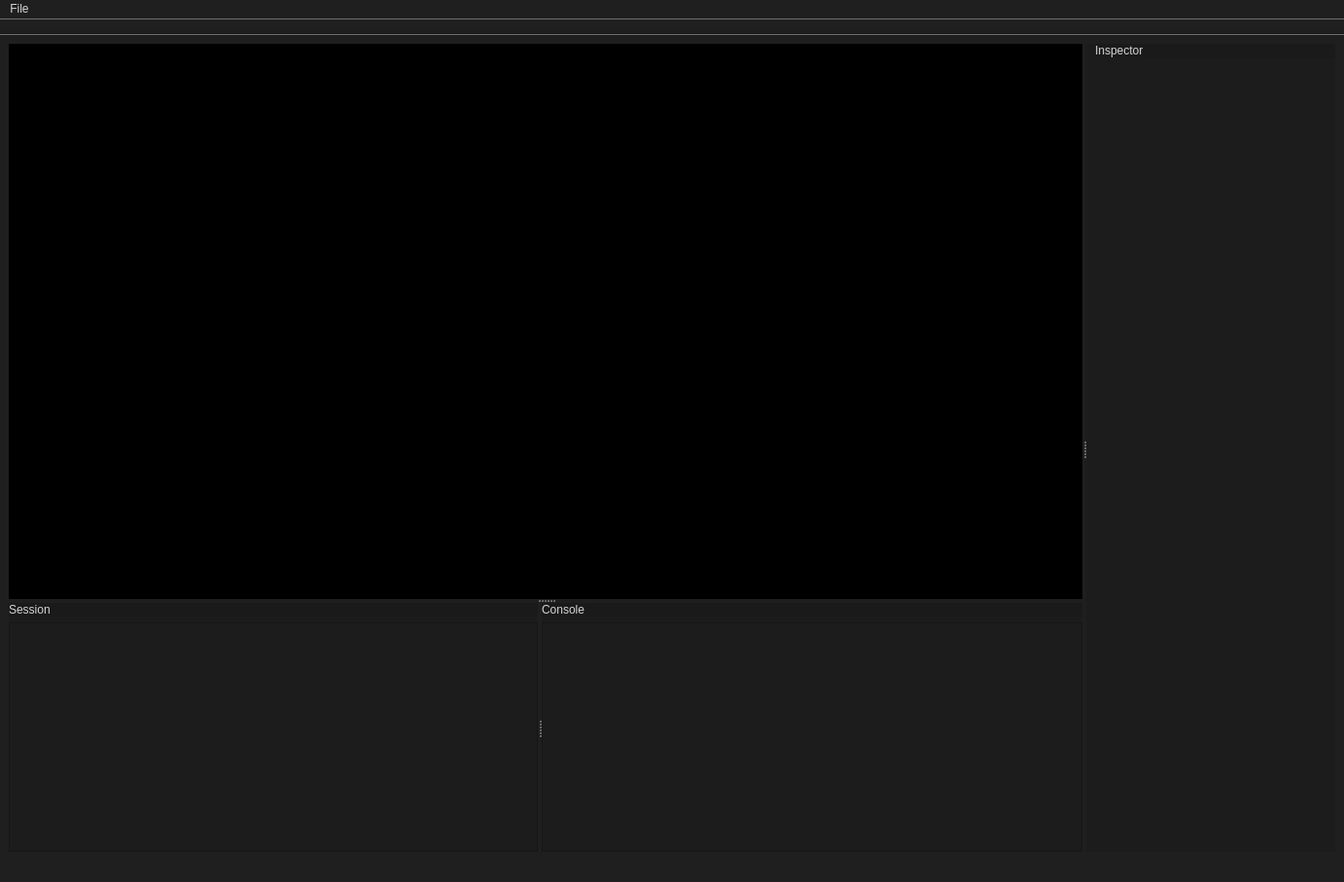
<?xml version="1.0" encoding="UTF-8"?>
<ui version="4.0">
 <class>MainWindow</class>
 <widget class="QMainWindow" name="MainWindow">
  <property name="geometry">
   <rect>
    <x>0</x>
    <y>0</y>
    <width>1382</width>
    <height>907</height>
   </rect>
  </property>
  <property name="palette">
   <palette>
    <active>
     <colorrole role="WindowText">
      <brush brushstyle="SolidPattern">
       <color alpha="255">
        <red>255</red>
        <green>255</green>
        <blue>255</blue>
       </color>
      </brush>
     </colorrole>
     <colorrole role="Button">
      <brush brushstyle="SolidPattern">
       <color alpha="255">
        <red>31</red>
        <green>31</green>
        <blue>31</blue>
       </color>
      </brush>
     </colorrole>
     <colorrole role="Light">
      <brush brushstyle="SolidPattern">
       <color alpha="255">
        <red>46</red>
        <green>46</green>
        <blue>46</blue>
       </color>
      </brush>
     </colorrole>
     <colorrole role="Midlight">
      <brush brushstyle="SolidPattern">
       <color alpha="255">
        <red>38</red>
        <green>38</green>
        <blue>38</blue>
       </color>
      </brush>
     </colorrole>
     <colorrole role="Dark">
      <brush brushstyle="SolidPattern">
       <color alpha="255">
        <red>15</red>
        <green>15</green>
        <blue>15</blue>
       </color>
      </brush>
     </colorrole>
     <colorrole role="Mid">
      <brush brushstyle="SolidPattern">
       <color alpha="255">
        <red>21</red>
        <green>21</green>
        <blue>21</blue>
       </color>
      </brush>
     </colorrole>
     <colorrole role="Text">
      <brush brushstyle="SolidPattern">
       <color alpha="255">
        <red>255</red>
        <green>255</green>
        <blue>255</blue>
       </color>
      </brush>
     </colorrole>
     <colorrole role="BrightText">
      <brush brushstyle="SolidPattern">
       <color alpha="255">
        <red>255</red>
        <green>255</green>
        <blue>255</blue>
       </color>
      </brush>
     </colorrole>
     <colorrole role="ButtonText">
      <brush brushstyle="SolidPattern">
       <color alpha="255">
        <red>255</red>
        <green>255</green>
        <blue>255</blue>
       </color>
      </brush>
     </colorrole>
     <colorrole role="Base">
      <brush brushstyle="SolidPattern">
       <color alpha="255">
        <red>31</red>
        <green>31</green>
        <blue>31</blue>
       </color>
      </brush>
     </colorrole>
     <colorrole role="Window">
      <brush brushstyle="SolidPattern">
       <color alpha="255">
        <red>31</red>
        <green>31</green>
        <blue>31</blue>
       </color>
      </brush>
     </colorrole>
     <colorrole role="Shadow">
      <brush brushstyle="SolidPattern">
       <color alpha="255">
        <red>0</red>
        <green>0</green>
        <blue>0</blue>
       </color>
      </brush>
     </colorrole>
     <colorrole role="AlternateBase">
      <brush brushstyle="SolidPattern">
       <color alpha="255">
        <red>15</red>
        <green>15</green>
        <blue>15</blue>
       </color>
      </brush>
     </colorrole>
     <colorrole role="ToolTipBase">
      <brush brushstyle="SolidPattern">
       <color alpha="255">
        <red>255</red>
        <green>255</green>
        <blue>220</blue>
       </color>
      </brush>
     </colorrole>
     <colorrole role="ToolTipText">
      <brush brushstyle="SolidPattern">
       <color alpha="255">
        <red>255</red>
        <green>255</green>
        <blue>255</blue>
       </color>
      </brush>
     </colorrole>
     <colorrole role="PlaceholderText">
      <brush brushstyle="SolidPattern">
       <color alpha="127">
        <red>255</red>
        <green>255</green>
        <blue>255</blue>
       </color>
      </brush>
     </colorrole>
     <colorrole role="Accent">
      <brush brushstyle="SolidPattern">
       <color alpha="255">
        <red>0</red>
        <green>0</green>
        <blue>0</blue>
       </color>
      </brush>
     </colorrole>
    </active>
    <inactive>
     <colorrole role="WindowText">
      <brush brushstyle="SolidPattern">
       <color alpha="255">
        <red>255</red>
        <green>255</green>
        <blue>255</blue>
       </color>
      </brush>
     </colorrole>
     <colorrole role="Button">
      <brush brushstyle="SolidPattern">
       <color alpha="255">
        <red>31</red>
        <green>31</green>
        <blue>31</blue>
       </color>
      </brush>
     </colorrole>
     <colorrole role="Light">
      <brush brushstyle="SolidPattern">
       <color alpha="255">
        <red>46</red>
        <green>46</green>
        <blue>46</blue>
       </color>
      </brush>
     </colorrole>
     <colorrole role="Midlight">
      <brush brushstyle="SolidPattern">
       <color alpha="255">
        <red>38</red>
        <green>38</green>
        <blue>38</blue>
       </color>
      </brush>
     </colorrole>
     <colorrole role="Dark">
      <brush brushstyle="SolidPattern">
       <color alpha="255">
        <red>15</red>
        <green>15</green>
        <blue>15</blue>
       </color>
      </brush>
     </colorrole>
     <colorrole role="Mid">
      <brush brushstyle="SolidPattern">
       <color alpha="255">
        <red>21</red>
        <green>21</green>
        <blue>21</blue>
       </color>
      </brush>
     </colorrole>
     <colorrole role="Text">
      <brush brushstyle="SolidPattern">
       <color alpha="255">
        <red>255</red>
        <green>255</green>
        <blue>255</blue>
       </color>
      </brush>
     </colorrole>
     <colorrole role="BrightText">
      <brush brushstyle="SolidPattern">
       <color alpha="255">
        <red>255</red>
        <green>255</green>
        <blue>255</blue>
       </color>
      </brush>
     </colorrole>
     <colorrole role="ButtonText">
      <brush brushstyle="SolidPattern">
       <color alpha="255">
        <red>255</red>
        <green>255</green>
        <blue>255</blue>
       </color>
      </brush>
     </colorrole>
     <colorrole role="Base">
      <brush brushstyle="SolidPattern">
       <color alpha="255">
        <red>31</red>
        <green>31</green>
        <blue>31</blue>
       </color>
      </brush>
     </colorrole>
     <colorrole role="Window">
      <brush brushstyle="SolidPattern">
       <color alpha="255">
        <red>31</red>
        <green>31</green>
        <blue>31</blue>
       </color>
      </brush>
     </colorrole>
     <colorrole role="Shadow">
      <brush brushstyle="SolidPattern">
       <color alpha="255">
        <red>0</red>
        <green>0</green>
        <blue>0</blue>
       </color>
      </brush>
     </colorrole>
     <colorrole role="AlternateBase">
      <brush brushstyle="SolidPattern">
       <color alpha="255">
        <red>15</red>
        <green>15</green>
        <blue>15</blue>
       </color>
      </brush>
     </colorrole>
     <colorrole role="ToolTipBase">
      <brush brushstyle="SolidPattern">
       <color alpha="255">
        <red>255</red>
        <green>255</green>
        <blue>220</blue>
       </color>
      </brush>
     </colorrole>
     <colorrole role="ToolTipText">
      <brush brushstyle="SolidPattern">
       <color alpha="255">
        <red>255</red>
        <green>255</green>
        <blue>255</blue>
       </color>
      </brush>
     </colorrole>
     <colorrole role="PlaceholderText">
      <brush brushstyle="SolidPattern">
       <color alpha="127">
        <red>255</red>
        <green>255</green>
        <blue>255</blue>
       </color>
      </brush>
     </colorrole>
     <colorrole role="Accent">
      <brush brushstyle="SolidPattern">
       <color alpha="255">
        <red>0</red>
        <green>0</green>
        <blue>0</blue>
       </color>
      </brush>
     </colorrole>
    </inactive>
    <disabled>
     <colorrole role="WindowText">
      <brush brushstyle="SolidPattern">
       <color alpha="255">
        <red>15</red>
        <green>15</green>
        <blue>15</blue>
       </color>
      </brush>
     </colorrole>
     <colorrole role="Button">
      <brush brushstyle="SolidPattern">
       <color alpha="255">
        <red>31</red>
        <green>31</green>
        <blue>31</blue>
       </color>
      </brush>
     </colorrole>
     <colorrole role="Light">
      <brush brushstyle="SolidPattern">
       <color alpha="255">
        <red>46</red>
        <green>46</green>
        <blue>46</blue>
       </color>
      </brush>
     </colorrole>
     <colorrole role="Midlight">
      <brush brushstyle="SolidPattern">
       <color alpha="255">
        <red>38</red>
        <green>38</green>
        <blue>38</blue>
       </color>
      </brush>
     </colorrole>
     <colorrole role="Dark">
      <brush brushstyle="SolidPattern">
       <color alpha="255">
        <red>15</red>
        <green>15</green>
        <blue>15</blue>
       </color>
      </brush>
     </colorrole>
     <colorrole role="Mid">
      <brush brushstyle="SolidPattern">
       <color alpha="255">
        <red>21</red>
        <green>21</green>
        <blue>21</blue>
       </color>
      </brush>
     </colorrole>
     <colorrole role="Text">
      <brush brushstyle="SolidPattern">
       <color alpha="255">
        <red>15</red>
        <green>15</green>
        <blue>15</blue>
       </color>
      </brush>
     </colorrole>
     <colorrole role="BrightText">
      <brush brushstyle="SolidPattern">
       <color alpha="255">
        <red>255</red>
        <green>255</green>
        <blue>255</blue>
       </color>
      </brush>
     </colorrole>
     <colorrole role="ButtonText">
      <brush brushstyle="SolidPattern">
       <color alpha="255">
        <red>15</red>
        <green>15</green>
        <blue>15</blue>
       </color>
      </brush>
     </colorrole>
     <colorrole role="Base">
      <brush brushstyle="SolidPattern">
       <color alpha="255">
        <red>31</red>
        <green>31</green>
        <blue>31</blue>
       </color>
      </brush>
     </colorrole>
     <colorrole role="Window">
      <brush brushstyle="SolidPattern">
       <color alpha="255">
        <red>31</red>
        <green>31</green>
        <blue>31</blue>
       </color>
      </brush>
     </colorrole>
     <colorrole role="Shadow">
      <brush brushstyle="SolidPattern">
       <color alpha="255">
        <red>0</red>
        <green>0</green>
        <blue>0</blue>
       </color>
      </brush>
     </colorrole>
     <colorrole role="AlternateBase">
      <brush brushstyle="SolidPattern">
       <color alpha="255">
        <red>31</red>
        <green>31</green>
        <blue>31</blue>
       </color>
      </brush>
     </colorrole>
     <colorrole role="ToolTipBase">
      <brush brushstyle="SolidPattern">
       <color alpha="255">
        <red>255</red>
        <green>255</green>
        <blue>220</blue>
       </color>
      </brush>
     </colorrole>
     <colorrole role="ToolTipText">
      <brush brushstyle="SolidPattern">
       <color alpha="255">
        <red>255</red>
        <green>255</green>
        <blue>255</blue>
       </color>
      </brush>
     </colorrole>
     <colorrole role="PlaceholderText">
      <brush brushstyle="SolidPattern">
       <color alpha="127">
        <red>15</red>
        <green>15</green>
        <blue>15</blue>
       </color>
      </brush>
     </colorrole>
     <colorrole role="Accent">
      <brush brushstyle="SolidPattern">
       <color alpha="255">
        <red>22</red>
        <green>22</green>
        <blue>22</blue>
       </color>
      </brush>
     </colorrole>
    </disabled>
   </palette>
  </property>
  <property name="windowTitle">
   <string>MainWindow</string>
  </property>
  <property name="styleSheet">
   <string notr="true">background-color: rgb(31, 31, 31);
color: rgb(212, 212, 212);</string>
  </property>
  <widget class="QWidget" name="centralwidget">
   <layout class="QGridLayout" name="gridLayout">
    <item row="0" column="0">
     <widget class="QSplitter" name="splitter_h">
      <property name="orientation">
       <enum>Qt::Horizontal</enum>
      </property>
      <widget class="QSplitter" name="splitter_v">
       <property name="sizePolicy">
        <sizepolicy hsizetype="Expanding" vsizetype="Preferred">
         <horstretch>2</horstretch>
         <verstretch>0</verstretch>
        </sizepolicy>
       </property>
       <property name="orientation">
        <enum>Qt::Vertical</enum>
       </property>
       <widget class="QFrame" name="frame_viewer">
        <property name="sizePolicy">
         <sizepolicy hsizetype="Preferred" vsizetype="Preferred">
          <horstretch>0</horstretch>
          <verstretch>0</verstretch>
         </sizepolicy>
        </property>
        <property name="minimumSize">
         <size>
          <width>512</width>
          <height>256</height>
         </size>
        </property>
        <property name="styleSheet">
         <string notr="true">background-color: rgb(0, 0, 0)</string>
        </property>
        <property name="frameShape">
         <enum>QFrame::StyledPanel</enum>
        </property>
        <property name="frameShadow">
         <enum>QFrame::Raised</enum>
        </property>
       </widget>
       <widget class="QSplitter" name="splitter_subh">
        <property name="minimumSize">
         <size>
          <width>0</width>
          <height>256</height>
         </size>
        </property>
        <property name="orientation">
         <enum>Qt::Horizontal</enum>
        </property>
        <widget class="QFrame" name="left_panel">
         <property name="styleSheet">
          <string notr="true">background-color: rgb(28, 28, 28);</string>
         </property>
         <layout class="QVBoxLayout" name="verticalLayout_3">
          <property name="leftMargin">
           <number>0</number>
          </property>
          <property name="topMargin">
           <number>0</number>
          </property>
          <property name="rightMargin">
           <number>0</number>
          </property>
          <property name="bottomMargin">
           <number>0</number>
          </property>
          <item>
           <widget class="QLabel" name="header_l">
            <property name="sizePolicy">
             <sizepolicy hsizetype="Preferred" vsizetype="Maximum">
              <horstretch>0</horstretch>
              <verstretch>0</verstretch>
             </sizepolicy>
            </property>
            <property name="styleSheet">
             <string notr="true">background-color: rgb(26, 26, 26)</string>
            </property>
            <property name="text">
             <string>Session</string>
            </property>
            <property name="margin">
             <number>2</number>
            </property>
           </widget>
          </item>
          <item>
           <widget class="QFrame" name="content_l">
            <property name="frameShape">
             <enum>QFrame::StyledPanel</enum>
            </property>
            <property name="frameShadow">
             <enum>QFrame::Raised</enum>
            </property>
            <layout class="QGridLayout" name="gridLayout_2">
             <property name="leftMargin">
              <number>0</number>
             </property>
             <property name="topMargin">
              <number>0</number>
             </property>
             <property name="rightMargin">
              <number>0</number>
             </property>
             <property name="bottomMargin">
              <number>0</number>
             </property>
            </layout>
           </widget>
          </item>
         </layout>
        </widget>
        <widget class="QFrame" name="right_panel">
         <property name="styleSheet">
          <string notr="true">background-color: rgb(28, 28, 28)</string>
         </property>
         <layout class="QVBoxLayout" name="verticalLayout_2">
          <property name="leftMargin">
           <number>0</number>
          </property>
          <property name="topMargin">
           <number>0</number>
          </property>
          <property name="rightMargin">
           <number>0</number>
          </property>
          <property name="bottomMargin">
           <number>0</number>
          </property>
          <item>
           <widget class="QLabel" name="header_r">
            <property name="sizePolicy">
             <sizepolicy hsizetype="Preferred" vsizetype="Maximum">
              <horstretch>0</horstretch>
              <verstretch>0</verstretch>
             </sizepolicy>
            </property>
            <property name="styleSheet">
             <string notr="true">background-color: rgb(26, 26, 26)</string>
            </property>
            <property name="text">
             <string>Console</string>
            </property>
            <property name="margin">
             <number>2</number>
            </property>
           </widget>
          </item>
          <item>
           <widget class="QFrame" name="content_r">
            <property name="frameShape">
             <enum>QFrame::StyledPanel</enum>
            </property>
            <property name="frameShadow">
             <enum>QFrame::Raised</enum>
            </property>
           </widget>
          </item>
         </layout>
        </widget>
       </widget>
      </widget>
      <widget class="QFrame" name="widget_sidebar">
       <property name="sizePolicy">
        <sizepolicy hsizetype="Preferred" vsizetype="Preferred">
         <horstretch>0</horstretch>
         <verstretch>0</verstretch>
        </sizepolicy>
       </property>
       <property name="minimumSize">
        <size>
         <width>256</width>
         <height>0</height>
        </size>
       </property>
       <property name="baseSize">
        <size>
         <width>256</width>
         <height>0</height>
        </size>
       </property>
       <property name="styleSheet">
        <string notr="true">background-color: rgb(28, 28, 28);</string>
       </property>
       <property name="frameShape">
        <enum>QFrame::NoFrame</enum>
       </property>
       <layout class="QVBoxLayout" name="verticalLayout">
        <property name="topMargin">
         <number>0</number>
        </property>
        <property name="rightMargin">
         <number>0</number>
        </property>
        <property name="bottomMargin">
         <number>0</number>
        </property>
        <item alignment="Qt::AlignTop">
         <widget class="QLabel" name="label">
          <property name="sizePolicy">
           <sizepolicy hsizetype="Preferred" vsizetype="Maximum">
            <horstretch>0</horstretch>
            <verstretch>0</verstretch>
           </sizepolicy>
          </property>
          <property name="styleSheet">
           <string notr="true">background-color: rgb(26, 26, 26)</string>
          </property>
          <property name="text">
           <string>Inspector</string>
          </property>
          <property name="margin">
           <number>2</number>
          </property>
         </widget>
        </item>
       </layout>
      </widget>
     </widget>
    </item>
   </layout>
  </widget>
  <widget class="QMenuBar" name="menubar">
   <property name="geometry">
    <rect>
     <x>0</x>
     <y>0</y>
     <width>1382</width>
     <height>22</height>
    </rect>
   </property>
   <property name="nativeMenuBar">
    <bool>false</bool>
   </property>
   <widget class="QMenu" name="menuFile">
    <property name="title">
     <string>File</string>
    </property>
    <addaction name="action_new"/>
    <addaction name="action_open"/>
   </widget>
   <addaction name="menuFile"/>
  </widget>
  <widget class="QStatusBar" name="statusbar"/>
  <widget class="QToolBar" name="toolBar">
   <property name="windowTitle">
    <string>toolBar</string>
   </property>
   <property name="movable">
    <bool>false</bool>
   </property>
   <property name="allowedAreas">
    <set>Qt::TopToolBarArea</set>
   </property>
   <property name="floatable">
    <bool>false</bool>
   </property>
   <attribute name="toolBarArea">
    <enum>TopToolBarArea</enum>
   </attribute>
   <attribute name="toolBarBreak">
    <bool>false</bool>
   </attribute>
  </widget>
  <action name="action_new">
   <property name="text">
    <string>New Session</string>
   </property>
  </action>
  <action name="action_open">
   <property name="text">
    <string>Open Session</string>
   </property>
  </action>
 </widget>
 <resources/>
 <connections>
  <connection>
   <sender>menubar</sender>
   <signal>triggered(QAction*)</signal>
   <receiver>MainWindow</receiver>
   <slot>menubar_call()</slot>
   <hints>
    <hint type="sourcelabel">
     <x>77</x>
     <y>8</y>
    </hint>
    <hint type="destinationlabel">
     <x>-5</x>
     <y>92</y>
    </hint>
   </hints>
  </connection>
 </connections>
 <slots>
  <slot>menubar_call()</slot>
  <slot>menubar_call(str)</slot>
 </slots>
</ui>
